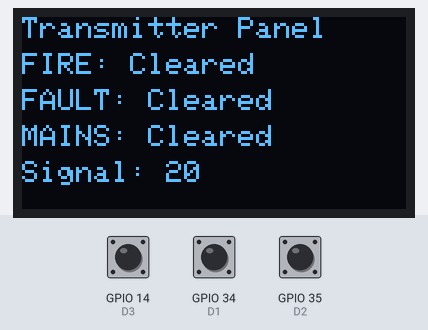
A sketch run on a simulated ESP32. Parts: 128×64 one-colour display. The test bench sets the inputs (shaded band); at power-on: GPIO 14 (D3) HIGH, GPIO 34 (D1) HIGH, GPIO 35 (D2) HIGH. The display library's start-up logo is not drawn; the modem accepts every AT command (registered, SIM ready, sends succeed) and sends nothing else; what the sketch prints to the serial monitor is not drawn.

Above: at 4.7 s.
At 81.6 s:
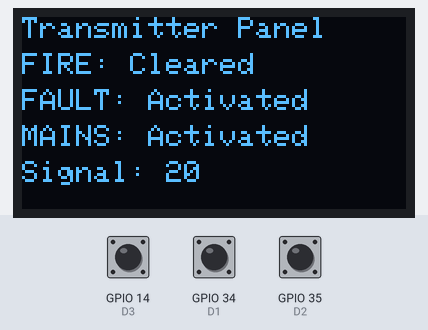

Measured:
- what the display in image 0 shows lasts 76.9 s, from 4.6 s to 81.5 s

The sketch:

Transmitter_Panel_Datacake.ino
```cpp
#include <Arduino.h>
#include <Wire.h>
#include <WiFi.h>
#include <ArduinoJson.h>
#include <Adafruit_GFX.h>
#include <Adafruit_SSD1306.h>
#include <Adafruit_ADS1X15.h>
#include "Secret.h" // Include the file to get the username and password of MQTT server
#include"datacake.h"

#define SCREEN_WIDTH 128 // OLED display width, in pixels
#define SCREEN_HEIGHT 64 // OLED display height, in pixels

#define OLED_RESET     -1 // Reset pin # (or -1 if sharing Arduino reset pin)
Adafruit_SSD1306 display(SCREEN_WIDTH, SCREEN_HEIGHT, &Wire, OLED_RESET);

String gsm_send_serial(String command, int delay);

#define SerialMon Serial
#define SerialAT Serial1
#define GSM_PIN ""

// Your GPRS credentials
const char apn[] = "dialogbb";
const char gprsUser[] = "";
const char gprsPass[] = "";

// MQTT details
String broker = "mqtt.datacake.co";
String MQTTport = "8883";

#define UART_BAUD 115200

#define MODEM_TX 32
#define MODEM_RX 33
#define GSM_RESET 21

#define I2C_SDA 16
#define I2C_SCL 17

#define D1 34 // Fire_Alarm_Input
#define D2 35 // Fault_Alarm_Input
#define D3 14 // Mains_Fails_Alarm_Input
#define D4 13
#define D5 5
#define R0 12
#define R1 2
#define R2 27
#define R3 4
#define R4 23
#define R5 18

#define DEBOUNCE_DELAY 50

bool FEA_Status = false;
bool FTA_Status = false;
bool MSA_Status = false ;

bool inputStatus[3] = {false, false, false}; // FEA, FTA, MSA

//Debouncing and states
unsigned long lastDebounceTime[3] = {0, 0, 0};
bool lastStableState[3] = {HIGH, LOW, LOW};
bool currentState[3] = {HIGH, LOW, LOW};
bool processing = false;


void setup() {
  // Set console baud rate
  Serial.begin(115200);
  delay(10);
  SerialAT.begin(UART_BAUD, SERIAL_8N1, MODEM_RX, MODEM_TX);

  delay(2000);
  pinMode(GSM_RESET, OUTPUT);
  digitalWrite(GSM_RESET, HIGH);  // RS-485
  delay(2000);

  pinMode(D1, INPUT_PULLUP);
  pinMode(D2, INPUT_PULLUP);
  pinMode(D3, INPUT_PULLUP);
  pinMode(D4, INPUT);
  pinMode(D5, INPUT);
  pinMode(R0, OUTPUT);
  pinMode(R1, OUTPUT);
  pinMode(R2, OUTPUT);
  pinMode(R3, OUTPUT);
  pinMode(R4, OUTPUT);
  pinMode(R5, OUTPUT);

  Wire.begin(I2C_SDA,I2C_SCL);

  if(!display.begin(SSD1306_SWITCHCAPVCC, 0x3C)) { // Address 0x3D for 128x64
    Serial.println(F("SSD1306 allocation failed"));
    for(;;); // Don't proceed, loop forever
  }
  display.display();
  updateOLED();
  Init();
  connectToGPRS();
  connectToMQTT();
}

void loop() {
  if (processing) return;
  processing = true;

  readInputsAndCheckAlarms();
  maintainMQTTConnection();

  processing = false;
  updateOLED();
  delay(1000);

}

void readInputsAndCheckAlarms() {
  unsigned long now = millis();
  currentState[0] = digitalRead(D1);
  currentState[1] = digitalRead(D2);
  currentState[2] = digitalRead(D3);

  for (int i = 0; i < 3; i++) {
    if (currentState[i] != lastStableState[i]) {
      if ((now - lastDebounceTime[i]) > DEBOUNCE_DELAY) {
        lastDebounceTime[i] = now;
        lastStableState[i] = currentState[i];

        inputStatus[i] = interpretAlarmStatus(i, currentState[i]);
        handleAlarmStateChange(i, inputStatus[i]);
      }
    }
  }
}

bool interpretAlarmStatus(int idx, bool state) {
  if (idx == 0) return state == LOW;  // Fire
  else return state == HIGH;          // Fault / Mains
}

void handleAlarmStateChange(int idx, bool status) {
  String topic;
  String payload = String(status);

  switch (idx) {
    case 0:
      topic = "dtck-pub/nsd-facp-repeater-1/997a8398-0323-4c19-9633-7ecdd259d7e0/FIRE_ALARM";
      Serial.println(status ? "[ALARM] FIRE Active" : "[NORMAL] FIRE Normal");
      break;
    case 1:
      topic = "dtck-pub/nsd-facp-repeater-1/997a8398-0323-4c19-9633-7ecdd259d7e0/FAULT_ALARM";
      Serial.println(status ? "[ALARM] FAULT Active" : "[NORMAL] FAULT Normal");
      break;
    case 2:
      topic = "dtck-pub/nsd-facp-repeater-1/997a8398-0323-4c19-9633-7ecdd259d7e0/MAINS_FAIL_ALARM";
      Serial.println(status ? "[ALARM] MAINS Fail" : "[NORMAL] MAINS OK");
      break;
  }

  publishToMQTT(topic, payload);

}

void publishToMQTT(String topic, String payload) {
  String command = "AT+QMTPUBEX=0,1,1,1,\"" + topic + "\"," + String(payload.length());
  gsm_send_serial(command, 1000);
  gsm_send_serial(payload + "\x1A", 1000);
}

void maintainMQTTConnection() {
  String status = gsm_send_serial("AT+QMTCONN?", 1000);
  if (status.indexOf("+QMTCONN: 0,3") == -1) {
    Serial.println("[WARNING] MQTT Disconnected. Reconnecting...");
    connectToMQTT();
  }
}


void Init(void) {                        // Connecting with the network and GPRS
  delay(5000);
  gsm_send_serial("AT+CFUN=1", 10000);
  gsm_send_serial("AT+CPIN?", 10000);
  gsm_send_serial("AT+CSQ", 1000);
  gsm_send_serial("AT+CREG?", 1000);
  gsm_send_serial("AT+COPS?", 1000);
  gsm_send_serial("AT+CGATT?", 1000);
  gsm_send_serial("AT+CPSI?", 500);
  String cmd = "AT+CGDCONT=1,\"IP\",\"" + String(apn) + "\"";
  gsm_send_serial(cmd, 1000);
  //gsm_send_serial("AT+CGDCONT=1,\"IP\",\"dialogbb\"", 1000);
  gsm_send_serial("AT+CGACT=1,1", 1000);
  gsm_send_serial("AT+CGATT?", 1000);
  gsm_send_serial("AT+CGPADDR=1", 500);
}

void connectToGPRS(void) {
  gsm_send_serial("AT+CGATT=1", 1000);
  String cmd = "AT+CGDCONT=1,\"IP\",\"" + String(apn) + "\"";
  gsm_send_serial(cmd, 1000);
  //gsm_send_serial("AT+CGDCONT=1,\"IP\",\"dialogbb\"", 1000);
  gsm_send_serial("AT+CGACT=1,1", 1000);
  gsm_send_serial("AT+CGPADDR=1", 500);
}

void connectToMQTT(void) {
  // Initialize MQTT configurations
  gsm_send_serial("AT+QMTCLOSE=0", 1000);
  gsm_send_serial("AT+QMTCFG=\"recv/mode\",0,0,1", 1000);
  gsm_send_serial("AT+QMTCFG=\"SSL\",0,1,4", 1000);
  int cert_length = mqtt_ca_cert.length(); // Get the length of the CA certificate
  String ca_cert = "AT+QFUPL=\"RAM:datacake_ca.pem\"," + String(cert_length) + ",100";
  gsm_send_serial(ca_cert, 1000); // Send the command
  delay(1000);
  gsm_send_serial(mqtt_ca_cert, 1000); // Send the command to upload CA singned certificate
  delay(1000);
  gsm_send_serial("AT+QSSLCFG=\"cacert\",2,\"RAM:datacake_ca.pem\"", 1000);
  gsm_send_serial("AT+QMTOPEN=0,\"159.89.214.202\",8883", 1000);
  delay(2000); // Wait for the connection to establish
  gsm_send_serial("AT+QMTDISC=0",1000);
  delay(1000);
  String mqtt_conn = "AT+QMTCONN=0,\"Transmitter_panel\",\"" + username + "\",\"" + password + "\"";
  gsm_send_serial(mqtt_conn, 1000);
  delay(2000); // Wait for the connection to establish

  // Debug: Print MQTT connection status
  String connStatus = gsm_send_serial("AT+QMTCONN?", 1000);
  SerialMon.print("MQTT Connection Status: ");
  SerialMon.println(connStatus);
}

void updateOLED() {
  display.clearDisplay();
  display.setTextSize(1);
  display.setTextColor(SSD1306_WHITE);
  display.setCursor(0, 0);

  // Title
  display.println("Transmitter Panel");

  // Fire Alarm Status
  display.setCursor(0, 12);
  display.print("FIRE: ");
  display.println(inputStatus[0] ? "Activated" : "Cleared");

  // Fault Alarm Status
  display.setCursor(0, 24);
  display.print("FAULT: ");
  display.println(inputStatus[1] ? "Activated" : "Cleared");

  // Mains Fail Alarm Status
  display.setCursor(0, 36);
  display.print("MAINS: ");
  display.println(inputStatus[2] ? "Activated" : "Cleared");

  // GSM Signal Strength
  int signalStrength = getGSMSignalStrength();
  display.setCursor(0, 48);
  display.print("Signal: ");
  display.print(signalStrength);
  //display.println(" dBm");

  display.display();
}

int getGSMSignalStrength() {
  String response = gsm_send_serial("AT+CSQ", 500);
  int rssi = -1;

  int index = response.indexOf("+CSQ:");
  if (index != -1) {
    int commaIndex = response.indexOf(",", index);
    if (commaIndex != -1) {
      String rssiStr = response.substring(index + 6, commaIndex);
      rssiStr.trim();
      rssi = rssiStr.toInt();
    }
  }

  return rssi;
}


bool isNetworkConnected() {
  String response = gsm_send_serial("AT+CREG?", 3000);
  return (response.indexOf("+CREG: 0,1") != -1 || response.indexOf("+CREG: 0,5") != -1);
}

bool isGPRSConnected() {
  String response = gsm_send_serial("AT+CGATT?", 3000);
  return (response.indexOf("+CGATT: 1") != -1);
}

String gsm_send_serial(String command, int timeout) {
  String buff_resp = "";
  Serial.println("Send ->: " + command);
  SerialAT.println(command);
  unsigned long startMillis = millis();

  while (millis() - startMillis < timeout) {
    while (SerialAT.available()) {
      char c = SerialAT.read();
      buff_resp += c;
    }
    delay(10); // Small delay to allow for incoming data to accumulate
  }

  Serial.println("Response ->: " + buff_resp);
  return buff_resp;
}
```

Secret.h
```cpp
#ifndef Secret_H
#define Secret_H

String username = "df8ec66a9f4cb7440b88749813678a4207e998a5";
String password = "df8ec66a9f4cb7440b88749813678a4207e998a5";

#endif
```

datacake.h
```cpp
#ifndef DATACAKE_H
#define DATACAKE_H

String mqtt_ca_cert = \

"  -----BEGIN CERTIFICATE----- \n"
"MIIFBTCCAu2gAwIBAgIQS6hSk/eaL6JzBkuoBI110DANBgkqhkiG9w0BAQsFADBP \n"
"MQswCQYDVQQGEwJVUzEpMCcGA1UEChMgSW50ZXJuZXQgU2VjdXJpdHkgUmVzZWFy\n"
"Y2ggR3JvdXAxFTATBgNVBAMTDElTUkcgUm9vdCBYMTAeFw0yNDAzMTMwMDAwMDBa\n"
"Fw0yNzAzMTIyMzU5NTlaMDMxCzAJBgNVBAYTAlVTMRYwFAYDVQQKEw1MZXQncyBF\n"
"bmNyeXB0MQwwCgYDVQQDEwNSMTAwggEiMA0GCSqGSIb3DQEBAQUAA4IBDwAwggEK\n"
"AoIBAQDPV+XmxFQS7bRH/sknWHZGUCiMHT6I3wWd1bUYKb3dtVq/+vbOo76vACFL\n"
"YlpaPAEvxVgD9on/jhFD68G14BQHlo9vH9fnuoE5CXVlt8KvGFs3Jijno/QHK20a\n"
"/6tYvJWuQP/py1fEtVt/eA0YYbwX51TGu0mRzW4Y0YCF7qZlNrx06rxQTOr8IfM4\n"
"FpOUurDTazgGzRYSespSdcitdrLCnF2YRVxvYXvGLe48E1KGAdlX5jgc3421H5KR\n"
"mudKHMxFqHJV8LDmowfs/acbZp4/SItxhHFYyTr6717yW0QrPHTnj7JHwQdqzZq3\n"
"DZb3EoEmUVQK7GH29/Xi8orIlQ2NAgMBAAGjgfgwgfUwDgYDVR0PAQH/BAQDAgGG\n"
"MB0GA1UdJQQWMBQGCCsGAQUFBwMCBggrBgEFBQcDATASBgNVHRMBAf8ECDAGAQH/\n"
"AgEAMB0GA1UdDgQWBBS7vMNHpeS8qcbDpHIMEI2iNeHI6DAfBgNVHSMEGDAWgBR5\n"
"tFnme7bl5AFzgAiIyBpY9umbbjAyBggrBgEFBQcBAQQmMCQwIgYIKwYBBQUHMAKG\n"
"Fmh0dHA6Ly94MS5pLmxlbmNyLm9yZy8wEwYDVR0gBAwwCjAIBgZngQwBAgEwJwYD\n"
"VR0fBCAwHjAcoBqgGIYWaHR0cDovL3gxLmMubGVuY3Iub3JnLzANBgkqhkiG9w0B\n"
"AQsFAAOCAgEAkrHnQTfreZ2B5s3iJeE6IOmQRJWjgVzPw139vaBw1bGWKCIL0vIo\n"
"zwzn1OZDjCQiHcFCktEJr59L9MhwTyAWsVrdAfYf+B9haxQnsHKNY67u4s5Lzzfd\n"
"u6PUzeetUK29v+PsPmI2cJkxp+iN3epi4hKu9ZzUPSwMqtCceb7qPVxEbpYxY1p9\n"
"1n5PJKBLBX9eb9LU6l8zSxPWV7bK3lG4XaMJgnT9x3ies7msFtpKK5bDtotij/l0\n"
"GaKeA97pb5uwD9KgWvaFXMIEt8jVTjLEvwRdvCn294GPDF08U8lAkIv7tghluaQh\n"
"1QnlE4SEN4LOECj8dsIGJXpGUk3aU3KkJz9icKy+aUgA+2cP21uh6NcDIS3XyfaZ\n"
"QjmDQ993ChII8SXWupQZVBiIpcWO4RqZk3lr7Bz5MUCwzDIA359e57SSq5CCkY0N\n"
"4B6Vulk7LktfwrdGNVI5BsC9qqxSwSKgRJeZ9wygIaehbHFHFhcBaMDKpiZlBHyz\n"
"rsnnlFXCb5s8HKn5LsUgGvB24L7sGNZP2CX7dhHov+YhD+jozLW2p9W4959Bz2Ei\n"
"RmqDtmiXLnzqTpXbI+suyCsohKRg6Un0RC47+cpiVwHiXZAW+cn8eiNIjqbVgXLx\n"
"KPpdzvvtTnOPlC7SQZSYmdunr3Bf9b77AiC/ZidstK36dRILKz7OA54=\n"
"-----END CERTIFICATE-----  ";

#endif // DATACAKE_H
```
